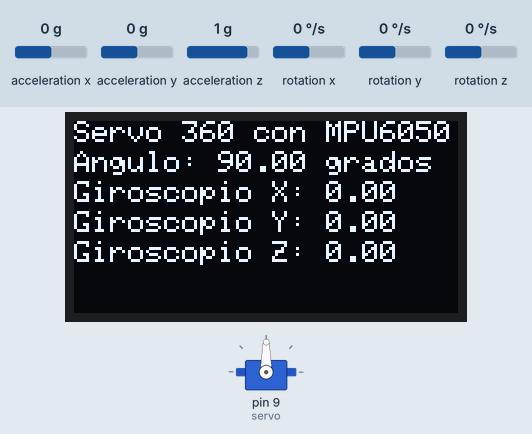
Recording of a sketch running on a simulated Arduino Uno, built with avr-gcc and run on an emulated ATmega328P. Parts: servo, 128×64 one-colour display. The test bench sets the inputs (shaded band); at power-on: rotation y 0 °/s, acceleration x 0 g, acceleration y 0 g, acceleration z 1 g, rotation x 0 °/s, rotation z 0 °/s. The display library's start-up logo is not drawn.

Above: at 2.2 s.
2.3 s: rotation y set to -192 °/s
At 3.5 s:
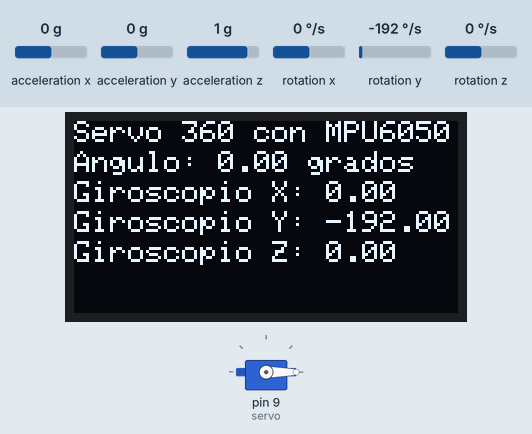
3.8 s: rotation y set to -1 °/s
At 5.0 s:
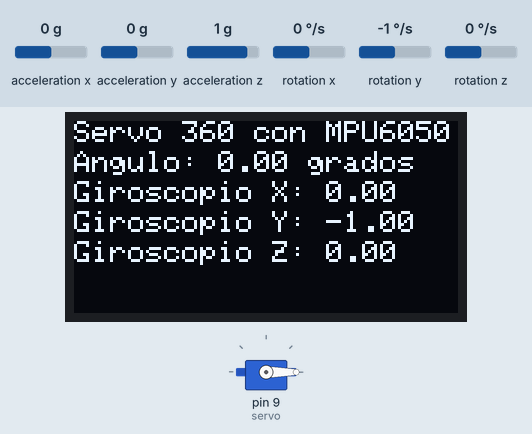
5.3 s: rotation y set to 1 °/s
At 6.53 s:
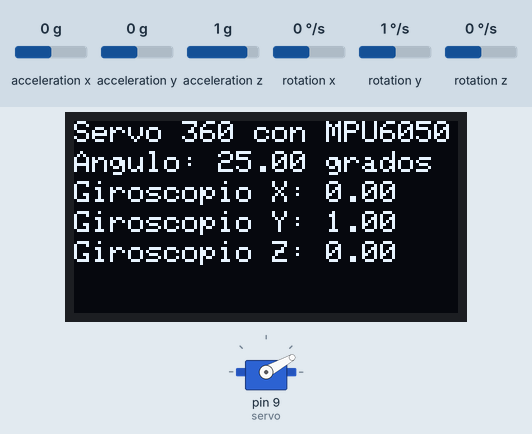
8.3 s: rotation y set to 100 °/s
At 9.2 s:
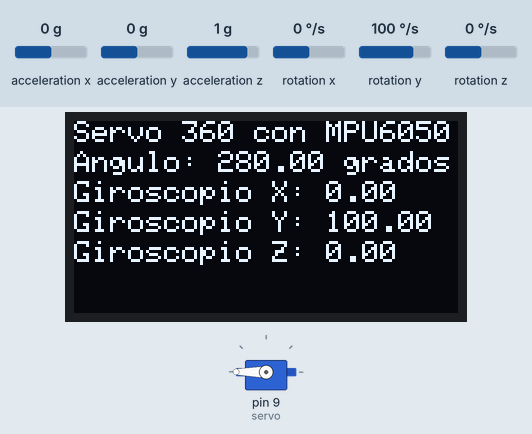
9.9 s: rotation y set to -4 °/s
At 10.12 s:
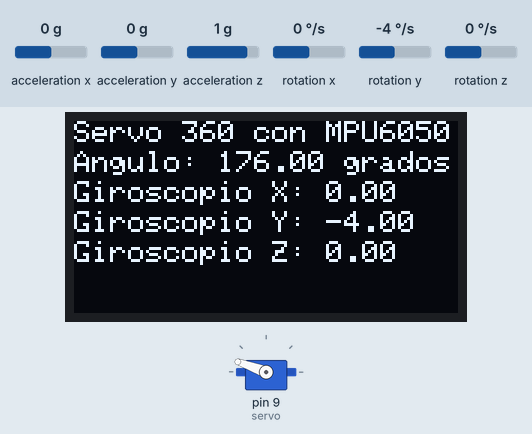
12.8 s: rotation y set to 4 °/s
At 15.3 s:
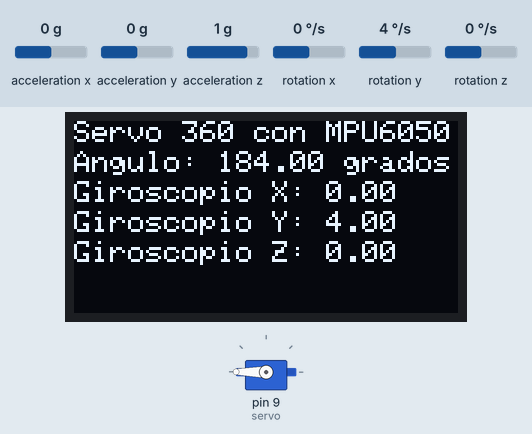
Timing chart, 0 to 16.8 s (numbered marks = the images above; inputs shaded):
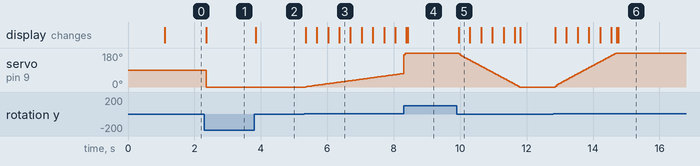

The sketch:

oled_con_mpu6050_con_sevo_360.ino
```cpp
#include <Wire.h>
#include <Adafruit_GFX.h>
#include <Adafruit_SSD1306.h>
#include <Servo.h>
#include <MPU6050.h>

#define SCREEN_WIDTH 128
#define SCREEN_HEIGHT 64
#define OLED_RESET -1
Adafruit_SSD1306 display(SCREEN_WIDTH, SCREEN_HEIGHT, &Wire, OLED_RESET);

MPU6050 mpu;
Servo servo;

void setup() {
  Serial.begin(9600);
  Wire.begin();
  mpu.initialize();
  servo.attach(9);

  display.begin(SSD1306_SWITCHCAPVCC, 0x3C);
  display.display();
  delay(1000);
  display.clearDisplay();
}

void loop() {
  // Leer datos del MPU6050
  int16_t ax, ay, az, gx, gy, gz;
  mpu.getMotion6(&ax, &ay, &az, &gx, &gy, &gz);

  // Convertir los valores del giroscopio a velocidad en grados/s
  float gyroX = gx / 131.0;
  float gyroY = gy / 131.0;
  float gyroZ = gz / 131.0;

  // Calcular la nueva posición del servo basándose en los valores del giroscopio
  float servoAngle = servo.read() + gyroY;

  // Limitar la posición del servo a 0-360 grados
  if (servoAngle < 0) {
    servoAngle = 0;
  }
  if (servoAngle > 360) {
    servoAngle = 360;
  }

  // Enviar la posición al servo
  servo.write(servoAngle);

  // Limpiar la pantalla OLED y mostrar la información
  display.clearDisplay();
  display.setCursor(0, 0);
  display.println("Servo 360 con MPU6050");
  display.setCursor(0, 10);
  display.print("Angulo: ");
  display.print(servoAngle);
  display.print(" grados");
  display.setCursor(0, 20);
  display.print("Giroscopio X: ");
  display.print(gyroX);
  display.setCursor(0, 30);
  display.print("Giroscopio Y: ");
  display.print(gyroY);
  display.setCursor(0, 40);
  display.print("Giroscopio Z: ");
  display.print(gyroZ);
  display.display();
}
```

Measured:
- the behaviour switches between 0 and 1 °/s on rotation y (found by bisection; images 2 and 3)
- after the input at 2.3 s, servo on pin 9 (servo): 90° → 0° after 0.06 s; the display: changes after 0.06 s (image 1)
- after the input at 3.8 s, the display: changes at once (image 2)
- after the input at 5.3 s, servo on pin 9 (servo): moves from 0° to 71° over 2.9 s, starting after 0.05 s; the display: first changes after 0.05 s (image 3 shows a later state)
- after the input at 9.9 s, servo on pin 9 (servo): moves from 180° to 0° over 1.8 s, starting after 0.06 s; the display: changes after 0.06 s (image 5)
- after the input at 12.8 s, servo on pin 9 (servo): moves from 0° to 180° over 1.8 s, starting after 0.06 s; the display: first changes after 0.06 s (image 6 shows a later state)
